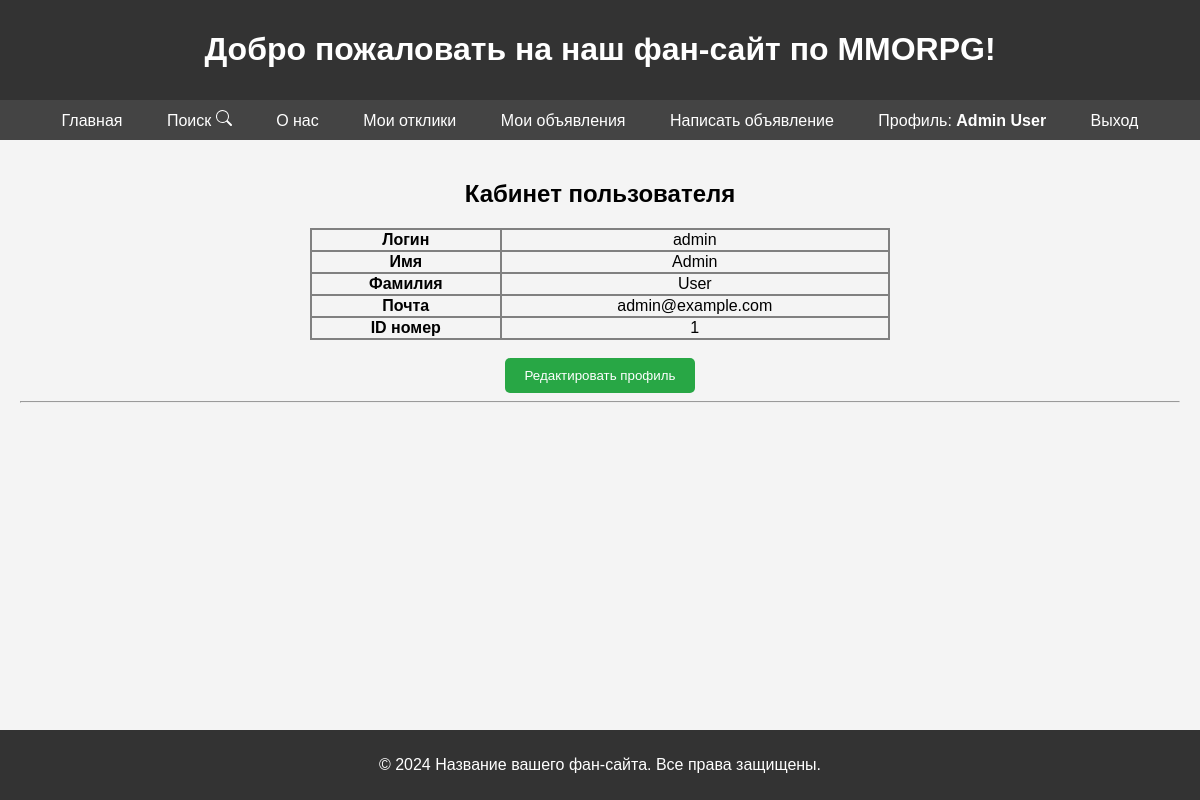
Page /account/profile/ (signed in) on the committed database.
### users/models.py (models this page shows, shortened)
class CustomUser(AbstractUser):
    username_validator = UnicodeUsernameValidator()
    username = models.CharField(
        _("username"), max_length=150, unique=True, help_text=_(
            "Required. 150 characters or fewer. Letters, digits and @/./+/-/_ only."
        ),
        validators=[username_validator],
        error_messages={
            "unique": _("A user with that username already exists."),
        },
    )
    first_name = models.CharField(_("first name"), db_index=True, max_length=150, blank=True)
    last_name = models.CharField(_("last name"), db_index=True, max_length=150, blank=True)
    email = models.EmailField(_("email"), db_index=True, max_length=60, unique=True)
    activation_code = models.CharField(max_length=30, null=True, blank=True, verbose_name=_("Код подтверждения"))
    objects = UserManager()
    USERNAME_FIELD = 'email'
    REQUIRED_FIELDS = ['first_name', 'last_name', 'username']
    class Meta:
        verbose_name = _('Пользователь')
        verbose_name_plural = _('Пользователи')
        unique_together = ('email',)
    def get_full_name(self):
        full_name = '%s %s' % (self.first_name, self.last_name)
        return full_name.strip() if full_name.strip() else self.email

### users/views.py (the view, shortened to what this page needs)
# urls.py: path('profile/', UserProfile.as_view(), name='profile'),
class UserProfile(LoginRequiredMixin, DetailView):
    model = CustomUser
    template_name = 'users/profile.html'
    context_object_name = 'profile'
    def get_object(self, **kwargs):
        return self.request.user

### users/templates/users/profile.html (shortened to what this page needs)
{% extends "base.html" %}
{% block content %}
<div>
    <h2 style="text-align: center;">Кабинет пользователя</h2>
    <div style="text-align: center; margin-top: 15px;">
        <table class="custom-table">
            <tr>
                <td class="td_profile"><strong>Логин</strong></td>
                <td class="td_profile h6">{{ user.username }}</td>
            </tr>
            <tr>
                <td class="td_profile"><strong>Имя</strong></td>
                <td class="td_profile h6">{{ user.first_name }}</td>
            </tr>
            <tr>
                <td class="td_profile"><strong>Фамилия</strong></td>
                <td class="td_profile h6">{{ user.last_name }}</td>
            </tr>
            <tr>
                <td class="td_profile"><strong>Почта</strong></td>
                <td class="td_profile h6">{{ user.email }}</td>
            </tr>
            <tr>
                <td class="td_profile"><strong>ID номер</strong></td>
                <td class="td_profile h6">{{ user.id }}</td>
            </tr>
        </table>
        <br>
        <button class="btn btn-custom" onclick="window.location.href='{% url 'users:edit_profile' user.pk  %}'">Редактировать профиль</button>
        <hr>
    </div>
</div>
{% endblock %}

### templates/base.html (shortened to what this page needs)
{% load static %}
<!DOCTYPE html>
<html lang="en">
<head>
</head>
<body>
{% block header %}
    <header>
        <h1>Добро пожаловать на наш фан-сайт по MMORPG!</h1>
    </header>
{% endblock header %}
    <nav>
        <a class="nav-link" href="{% url 'fan_board:ads_list' %}">Главная</a>
        <a class="nav-link" href="{% url 'fan_board:search_results' %}">Поиск
            <svg xmlns="http://www.w3.org/2000/svg" width="16" height="16" fill="currentColor" class="bi bi-search" viewBox="0 0 16 16">
            <path d="M11.742 10.344a6.5 6.5 0 1 0-1.397 1.398h-.001q.044.06.098.115l3.85 3.85a1 1 0 0 0 1.415-1.414l-3.85-3.85a1 1 0 0 0-.115-.1zM12 6.5a5.5 5.5 0 1 1-11 0 5.5 5.5 0 0 1 11 0"/>
            </svg>
        </a>
        <a href="">О нас</a>
        {% if request.user.is_authenticated %}
        <a class="nav-link" href="{% url 'fan_board:private_page' %}"> Мои отклики </a>
        <a class="nav-link" href="{% url 'fan_board:my_ads' %}"> Мои объявления </a>
        <a class="nav-link" href="{% url 'fan_board:ads_create' %}"> Написать объявление </a>
        <a class="nav-link" href="{% url 'users:profile' %}"> Профиль: <strong>{{ user.get_full_name }}</strong> </a>
        <a class="nav-link" href="{% url 'users:logout' %}"> Выход </a>
        {% else %}
        <a class="nav-link" href="{% url 'users:login' %}"> Вход </a>
        <a class="nav-link" href="{% url 'users:registration' %}"> Регистрация </a>
        {% endif %}
    </nav>
        <section class="content">
            {% block content %} {% endblock content %}
        </section>
    <footer>
        <p>&copy; 2024 Название вашего фан-сайта. Все права защищены.</p>
    </footer>
</body>
</html>

### users/templates/users/profile.html (style rules this page uses)
.custom-table { width: 50%; margin: 0 auto; border-collapse: collapse; }
.custom-table td, .custom-table tr { border: 2px solid grey; text-align: center; }
.btn-custom { background-color: #28a745; color: #fff; border: none; padding: 10px 20px; border-radius: 5px; cursor: pointer; }

### rows in the picture
CustomUser: get_full_name "Admin User", username "admin", first_name "Admin", last_name "User", email "admin@example.com", id "1"
